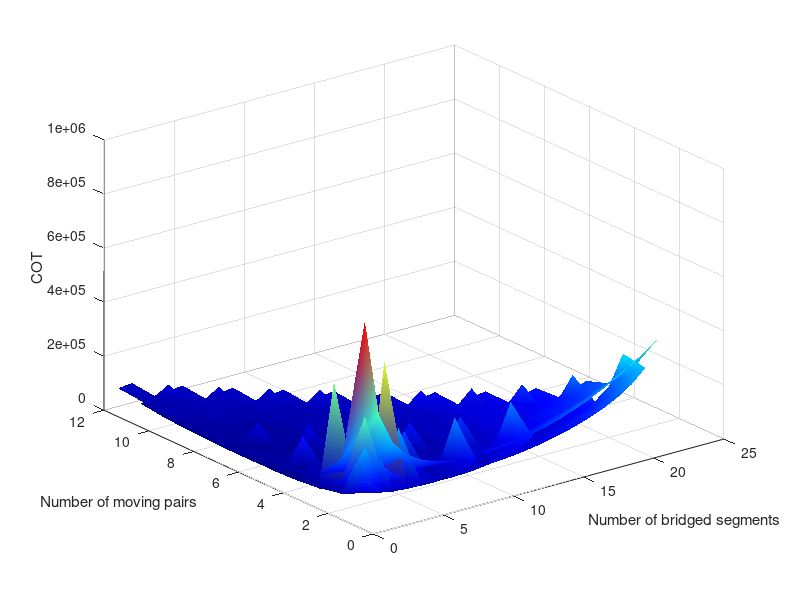
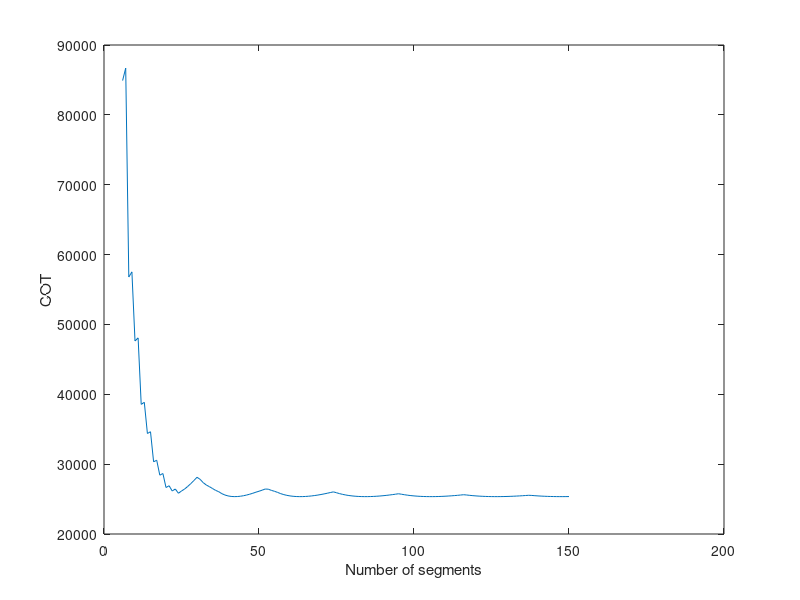
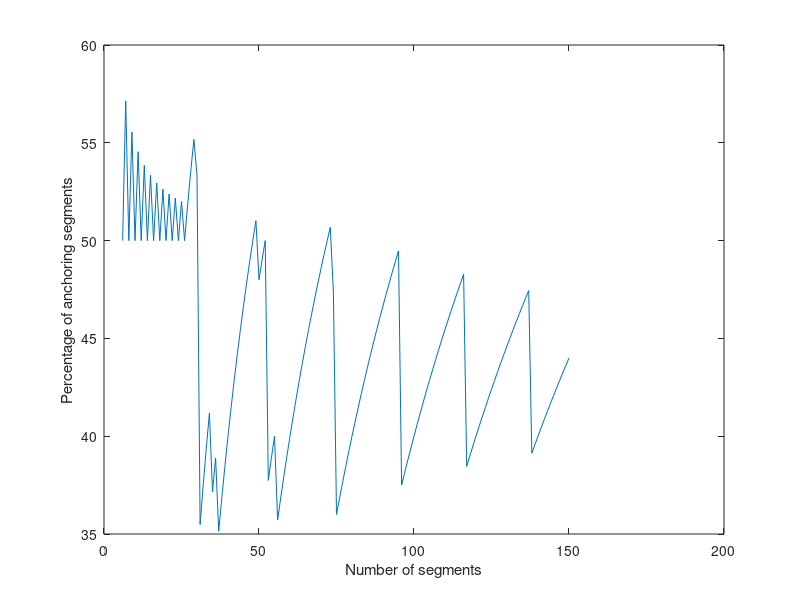
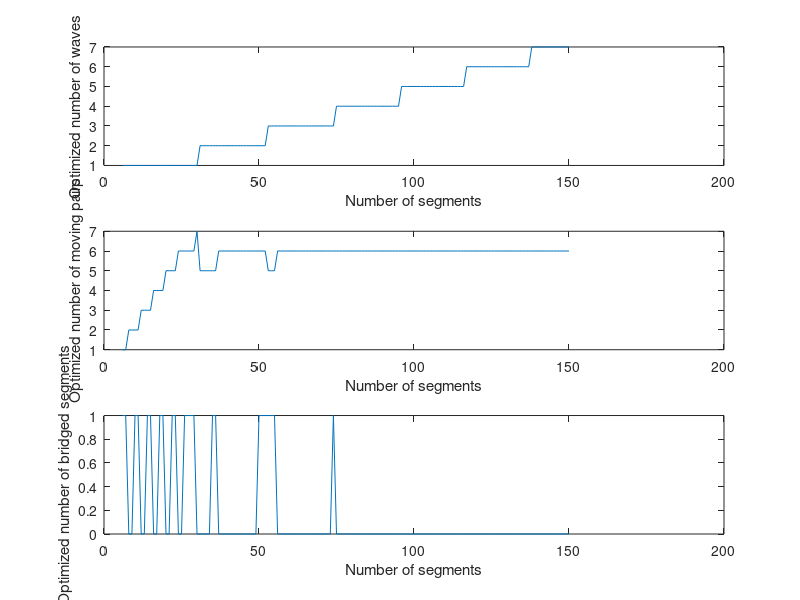

Write MATLAB code to recreate these figures, in order.
clear all
close all
clc

    R = 23/2; %Radius of segment
    t = 0.3175;
    L = 20; %Length of segment
    nu = 1.3;
    i = 0;
    j = 0;
    w = 1;
    
    max_segments = 150;
    
    for n = 6:max_segments
        min_COT = inf;
        for w = 1:floor(n/2)
            for b = 0:floor(n/2)
                m = 1;
                j = 1;
                while ((n-w*(2*m+b)>0) && (4*m+2*b-(n))<=0)
                    COT = (1/nu)*(((n*pi^4*R^3)/((n-w*(2*m+b))*4*L*t^2))+(((2*m+b)^4*(L/R)^3)/8))*(n/(w*m*(m+b)));
                    %(1/nu)*(((n*pi^4*R^3)/((n-w*(2*m+b))*4*L*t^2))+(((2*m+b)^4*(L/R)^3)/(384/5)))*(n/(w*m*(m+b)));
                    %(1/nu)*(((n*pi^4*R^3)/((n-w*(2*m+b))*4*L*t^2)))*(n/(w*m*(m+b)));
                    %(1/nu)*(((n*pi^4*R^3)/((n-w*(2*m+b))*4*L*t^2))+(((2*m+b)^4*(L/R)^3)/8))*(n/(w*m*(m+b)));
                    
                    if(COT<min_COT)
                        min_COT = COT;
                        wopt(n) = w;
                        mopt(n) = m;
                        bopt(n) = b;
                        COTopt(n) = min_COT;
                    end
                    m=m+1;
                    j=j+1;
                end
            end
        end
    end

    [w_max,m_max,b_max] = size(COT);
    
    COT(COT == 0) = NaN;
    
%     for i = 1:w_max
%         for j = 1:m_max
%             for k = 1:b_max
%                 if (COT(i,j,k) == 0)
%                     COT(i,j,k) = NaN;
%                 end
%             end
%         end
%     end
    
    for i = 6:max_segments
        perc_anchoring(i) = ((i-wopt(i)*(2*mopt(i)+bopt(i)))/i)*100;
    end
    
    for i = 6:max_segments
        bending_power_factor(i) = (i*(2*mopt(i)+bopt(i))^4*(L/R)^3)/(8*wopt(i)*mopt(i)*(mopt(i)+bopt(i)));
        compression_power_factor(i) = (pi^4*i^2*R^3)/(4*wopt(i)*mopt(i)*(mopt(i)+bopt(i))*(i-(wopt(i)*(2*mopt(i)+bopt(i))))*(L*t^2));
        max_velocity(i) = wopt(i)*mopt(i)*(mopt(i)+bopt(i));
    end
    
    %%
    %Store all values for a particular segment
    
    segment_num = 50;
    for w = 1:floor(segment_num/2)
        for b = 0:floor(segment_num/2)
            m = 1;
            j = 1;
            while ((segment_num-w*(2*m+b)>0) && (4*m+2*b-(segment_num))<=0)
                COT_segment(j,b+1,w) = (1/nu)*(((segment_num*pi^4*R^3)/((segment_num-w*(2*m+b))*4*L*t^2))+(((2*m+b)^4*(L/R)^3)/8))*(segment_num/(w*m*(m+b)));
                %(1/nu)*(((n*pi^4*R^3)/((n-w*(2*m+b))*4*L*t^2))+(((2*m+b)^4*(L/R)^3)/(384/5)))*(n/(w*m*(m+b)));
                %(1/nu)*(((n*pi^4*R^3)/((n-w*(2*m+b))*4*L*t^2)))*(n/(w*m*(m+b)));
                %(1/nu)*(((n*pi^4*R^3)/((n-w*(2*m+b))*4*L*t^2))+(((2*m+b)^4*(L/R)^3)/8))*(n/(w*m*(m+b)));
                m=m+1;
                j=j+1;
            end
        end
    end
    
    COT_segment(COT_segment == 0) = NaN;
    
    [num_rows,num_cols,num_layers] = size(COT_segment);
    
    figure
    [X,Y] = meshgrid(1:num_cols,1:num_rows);
    for i = 1:num_layers
        surf(X,Y,COT_segment(:,:,i));
        colormap(jet)
        shading interp
        xlabel('Number of bridged segments');
        ylabel('Number of moving pairs');
        zlabel('COT');
        hold on
    end
        
    %%
    
    figure
    plot(6:max_segments,COTopt(6:max_segments));
    xlabel('Number of segments');
    ylabel('COT');
    
    figure
    plot(6:max_segments,perc_anchoring(6:max_segments));
    xlabel('Number of segments');
    ylabel('Percentage of anchoring segments');
    
    figure
    subplot(3,1,1)
    plot(6:max_segments,wopt(6:max_segments));
    xlabel('Number of segments');
    ylabel('Optimized number of waves');
    subplot(3,1,2)
    plot(6:max_segments,mopt(6:max_segments));
    xlabel('Number of segments');
    ylabel('Optimized number of moving pairs');    
    subplot(3,1,3)
    plot(6:max_segments,bopt(6:max_segments));
    xlabel('Number of segments');
    ylabel('Optimized number of bridged segments');
    
    figure
    plot(6:max_segments,bending_power_factor(6:max_segments),6:max_segments,compression_power_factor(6:max_segments));
    xlabel('Number of segments');
    ylabel('Power factor');
    legend('Bending power factor','Compression power factor');
    
    figure
    plot(6:max_segments,max_velocity(6:max_segments));
    xlabel('Number of segments');
    ylabel('Maximum velocity');